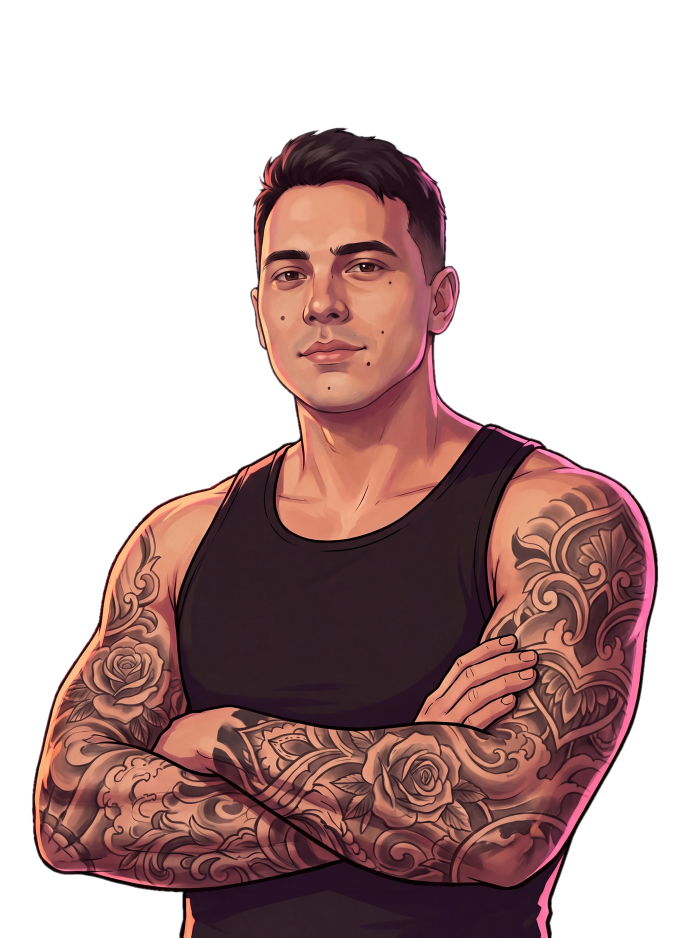
#> input picture assets/raw/portrait/hero-cut.png, 1400 x 1875 px (shown at 1/2 size)
$ python webp.py
#> lines starting #> are read from the running program, lines starting #| are printed output that depends on the picture
"""Исходники из assets/raw → WebP в public/img. Запуск: python3 scripts/webp.py"""
from PIL import Image
from pathlib import Path
R = Path(__file__).resolve().parent.parent
raw, out = R / "assets/raw", R / "public/img"
(out / "works").mkdir(parents=True, exist_ok=True)

def save(im, p, w, q=82):
    im = im.copy()
    if im.width > w: im = im.resize((w, round(im.height * w / im.width)), Image.LANCZOS)
    im.save(p, "WEBP", quality=q, method=6); print(p.relative_to(R), im.size, p.stat().st_size // 1024, "КБ")

hero = Image.open(raw / "portrait/hero-cut.png").convert("RGBA")
#> hero is the input picture: PIL image 1400x1875 RGBA; mean R, G, B, A 168.6, 143, 144.5, 119.3
save(hero, out / "artem.webp", 1000); save(hero, out / "artem-600.webp", 600)
#| public/img/artem.webp (1000, 1339) 104 КБ
#> call 2 of save, with w = 600, q = 82
#> in save (call 2), `if im.width > w: im = im.resize((w, round(im.height * w / im.width)), ..`:
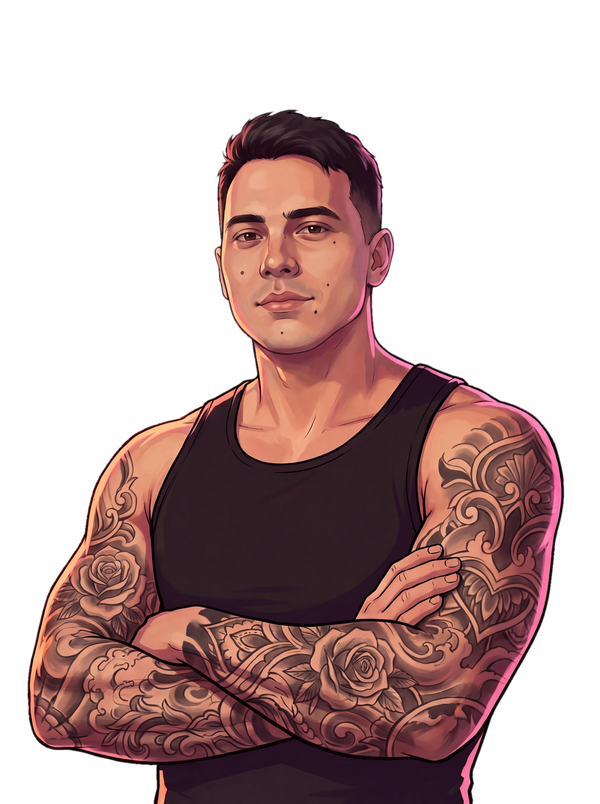
#> im: PIL image 600x804 RGBA; mean R, G, B, A 58, 34.8, 33.6, 119.3; transparent parts drawn white
#| public/img/artem-600.webp (600, 804) 55 КБ
sun = Image.open(raw / "bg/sunset.png").convert("RGB")
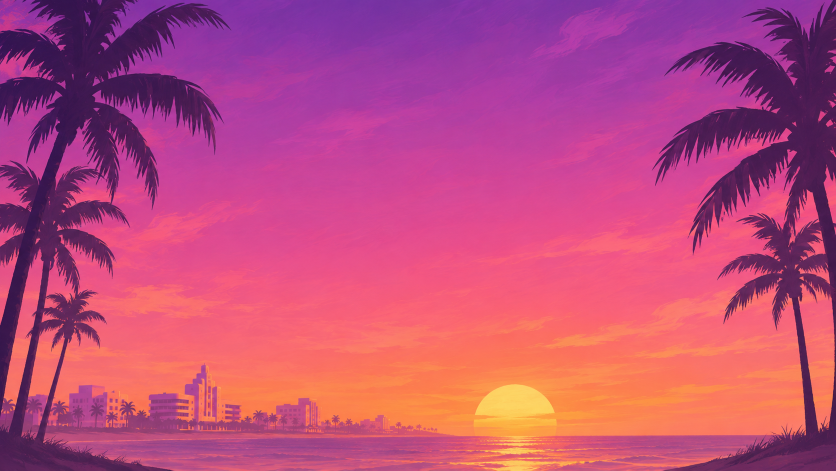
#> input picture assets/raw/bg/sunset.png, 1672 x 941 px (shown at 1/2 size)
#> sun is the input picture: PIL image 1672x941 RGB; mean R, G, B 188.9, 75.6, 124.2
save(sun, out / "sunset.webp", 1672, 78); save(sun, out / "sunset-900.webp", 900, 75)
#| public/img/sunset.webp (1672, 941) 73 КБ
#> call 4 of save, with w = 900, q = 75
#> in save (call 4), `if im.width > w: im = im.resize((w, round(im.height * w / im.width)), ..`:
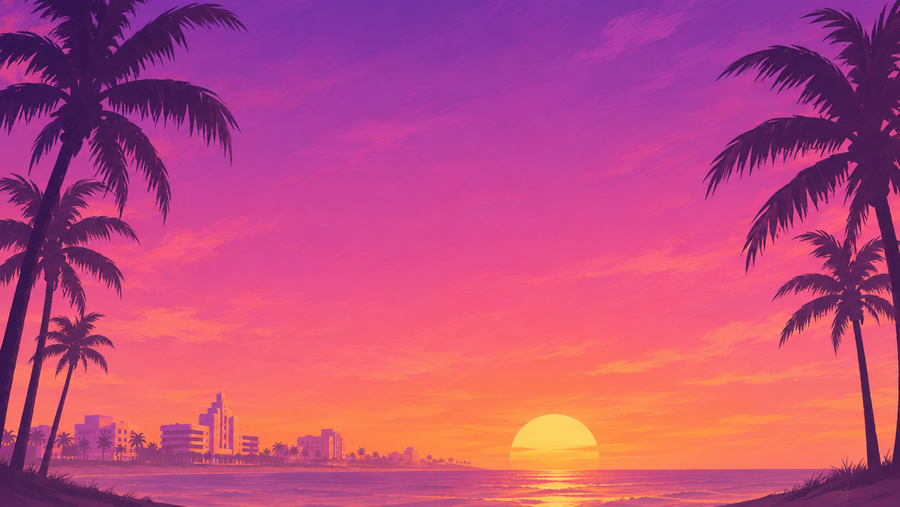
#> im: PIL image 900x507 RGB; mean R, G, B 188.9, 75.6, 124.2
#| public/img/sunset-900.webp (900, 507) 26 КБ
# скрины: берём pf-*.jpg (без куки-плашки), иначе *.png; кадр 16:10 → 960x600
import sys; sys.path.insert(0, str(R))
# только те, что на сайте (src/data/works.ts)
import re
#> (the run stopped early here; a loop or call above may not have finished)
